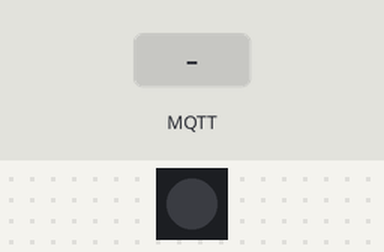
Simulated run of this sketch. Board: ESP32-S3. Shown: 1 RGB LEDs in strip order, left to right. The inputs (shaded band) are chosen by the test bench. Dim RGB values are drawn brighter than linear; WiFi joins after 1.5 s; servers stay silent unless stated; no MQTT or app messages arrive unless stated; what the sketch prints to the serial monitor is not drawn.

Above: at 2.7 s.
2.8 s: MQTT message "ON" arrives on the first subscribed topic
At 4.0 s:
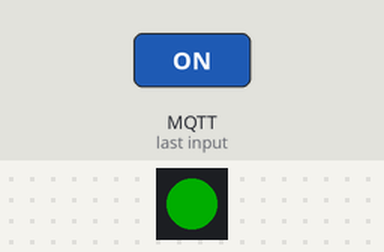
4.3 s: MQTT message "OFF" arrives on the first subscribed topic
At 5.3 s:
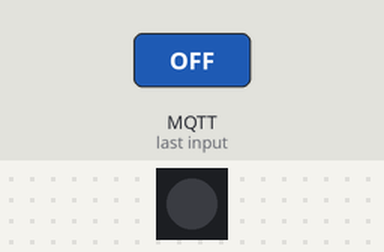
5.8 s: MQTT message "TOGGLE" arrives on the first subscribed topic
At 6.5 s:
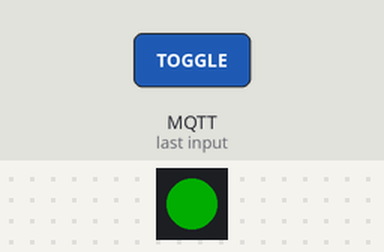
Timing chart, 0 to 8.8 s (numbered marks = the images above; inputs shaded):
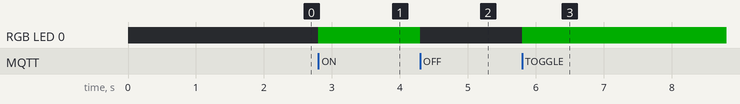

The sketch:

12.3.ino
```cpp
#include <WiFi.h>
#include <PubSubClient.h>
#include <Adafruit_NeoPixel.h>

/* --- CẤU HÌNH THÔNG TIN --- */
const char* ssid = "H2SO4+2NH3=Pass";
const char* password = "DuyenLinh";
const char* mqtt_server = "192.168.1.10";
const int mqtt_port = 1883;

const char* mqtt_user = "linhthuy";
const char* mqtt_pass = "linh251206";
const char* student_id = "10124199";

WiFiClient espClient;
PubSubClient client(espClient);

/* --- ĐỊNH NGHĨA TOPIC --- */
String topic_cmd;
String topic_state;
String topic_note;
String topic_lwt;

// Cấu hình LED tích hợp NeoPixel trên GPIO 48 của ESP32-S3
#define PIN_RGB 48
#define NUMPIXELS 1
Adafruit_NeoPixel pixels(NUMPIXELS, PIN_RGB, NEO_GRB + NEO_KHZ800);

bool ledState = false;

void applyLed(bool on) {
  ledState = on;
  if (on) {
    pixels.setPixelColor(0, pixels.Color(0, 255, 0)); // Bật LED màu Xanh lá
  } else {
    pixels.setPixelColor(0, pixels.Color(0, 0, 0));   // Tắt LED
  }
  pixels.show();
}

void publishStateRetained() {
  client.publish(topic_state.c_str(), ledState ? "ON" : "OFF", true);
}

void setup_wifi() {
  Serial.print("Connecting WiFi");
  WiFi.begin(ssid, password);
  while (WiFi.status() != WL_CONNECTED) {
    delay(300);
    Serial.print(".");
  }
  Serial.println("\nWiFi connected");
}

void callback(char* topic, byte* payload, unsigned int length) {
  String msg;
  for (unsigned int i = 0; i < length; i++) msg += (char)payload[i];
  msg.trim();

  Serial.print("MQTT [");
  Serial.print(topic);
  Serial.print("] ");
  Serial.println(msg);

  if (String(topic) == topic_cmd) {
    if (msg == "ON") applyLed(true);
    else if (msg == "OFF") applyLed(false);
    else if (msg == "TOGGLE") applyLed(!ledState);

    publishStateRetained();
  }
}

void reconnect() {
  while (!client.connected()) {
    String clientId = "ESP-Lab3-" + String(student_id);
    Serial.print("Connecting MQTT... ");

    if (client.connect(
        clientId.c_str(),
        mqtt_user,
        mqtt_pass,
        topic_lwt.c_str(),
        0,
        true,
        "OFFLINE"
    )) {
      Serial.println("connected");
      client.subscribe(topic_cmd.c_str());

      client.publish(topic_note.c_str(), "ESP BOOT / RECONNECT (note not retained)", false);
      client.publish(topic_lwt.c_str(), "ONLINE", true);
      publishStateRetained();
    } else {
      Serial.print("failed rc=");
      Serial.println(client.state());
      delay(1500);
    }
  }
}

void setup() {
  Serial.begin(115200);

  // Khởi động LED tích hợp
  pixels.begin();
  pixels.setBrightness(50);
  applyLed(false);

  topic_cmd = "iot/lab3/" + String(student_id) + "/cmd";
  topic_state = "iot/lab3/" + String(student_id) + "/state";
  topic_note = "iot/lab3/" + String(student_id) + "/note";
  topic_lwt = "iot/lab3/" + String(student_id) + "/lwt";

  setup_wifi();
  client.setServer(mqtt_server, mqtt_port);
  client.setCallback(callback);
  client.setKeepAlive(60);
}

void loop() {
  if (!client.connected()) reconnect();
  client.loop();
}
```

Measured:
- after the input at 2.8 s, RGB LED 0: off → RGB(0, 50, 0) at once
- after the input at 4.3 s, RGB LED 0: RGB(0, 50, 0) → off at once
- after the input at 5.8 s, RGB LED 0: off → RGB(0, 50, 0) at once
